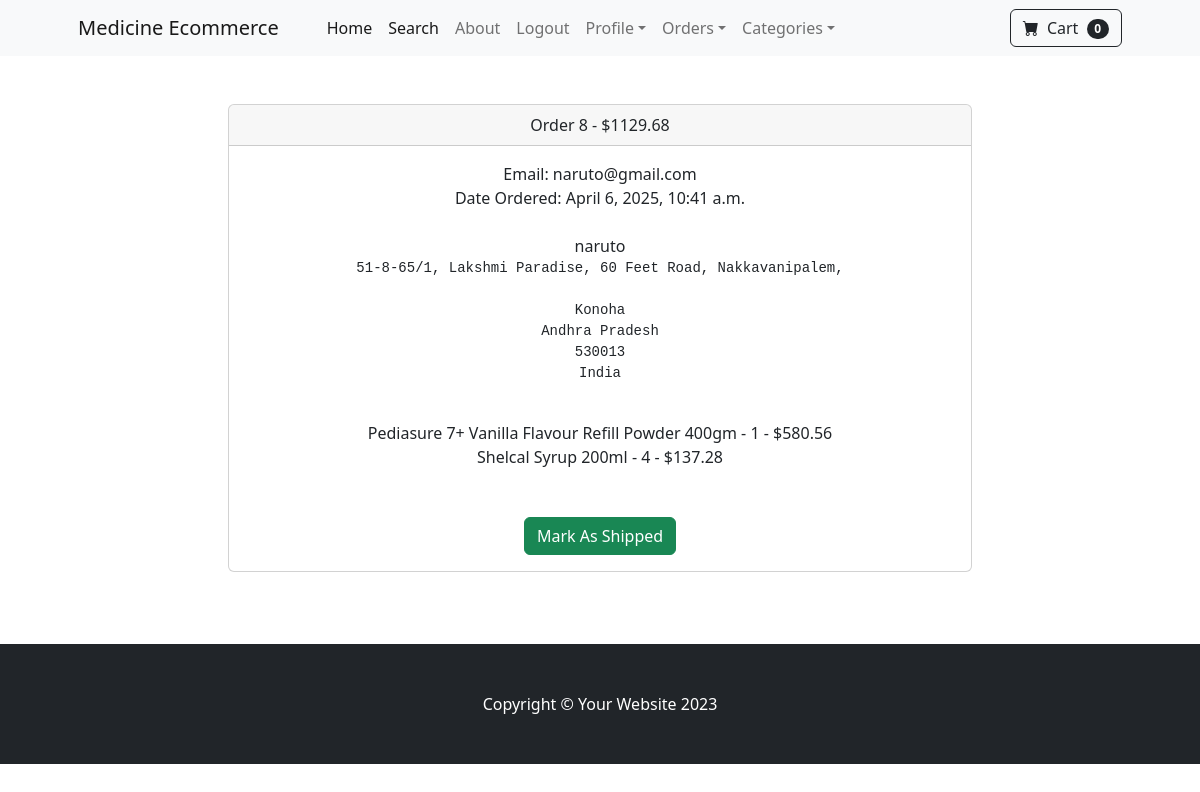
The app's page /payment/orders/8 (signed in) with its own data.
### payment/models.py (models this page shows, shortened)
class Order(models.Model):
	user = models.ForeignKey(User, on_delete=models.CASCADE, null=True, blank=True)
	full_name = models.CharField(max_length=250)
	email = models.EmailField(max_length=250)
	shipping_address = models.TextField(max_length=15000)
	amount_paid = models.DecimalField(max_digits=7, decimal_places=2)
	date_ordered = models.DateTimeField(auto_now_add=True)
	shipped = models.BooleanField(default=False)
	date_shipped = models.DateTimeField(blank=True, null=True)

class OrderItem(models.Model):
	order = models.ForeignKey(Order, on_delete=models.CASCADE, null=True)
	product = models.ForeignKey(Product, on_delete=models.CASCADE, null=True)
	user = models.ForeignKey(User, on_delete=models.CASCADE, null=True, blank=True)
	quantity = models.PositiveBigIntegerField(default=1)
	price = models.DecimalField(max_digits=7, decimal_places=2)

### store/models.py (models this page shows)
class Product(models.Model):
    name = models.CharField(max_length=100)
    price = models.DecimalField(max_digits=10, decimal_places=2,default=0.00)
    category = models.ForeignKey(Category, on_delete=models.CASCADE, default=1)
    description = models.TextField(max_length=250,default="",blank=True,null=True)
    image = models.ImageField(upload_to='uploads/products/', blank=True, null=True)
    is_sale = models.BooleanField(default=False)
    sale_price = models.DecimalField(max_digits=10, decimal_places=2, default=0.00)
    def __str__(self):
        return self.name

### payment/views.py (the view, shortened to what this page needs)
# urls.py: path('orders/<int:pk>', views.orders, name='orders'),
def orders(request, pk):
	if request.user.is_authenticated and request.user.is_superuser:
		order = Order.objects.get(id=pk)
		items = OrderItem.objects.filter(order=pk)
		return render(request, 'orders.html', {"order":order, "items":items})
	else:
		messages.success(request, "Access Denied")
		return redirect('home')

### cart/cart.py (called while the page is built)
    def __len__(self):
        return len(self.cart)

### cart/context_processors.py (called while the page is built)
def cart(request):
    return {'cart': Cart(request)}

### payment/templates/orders.html (shortened to what this page needs)
{% extends 'base.html' %}
{% block content %}
        <div class="container">
        	<div class="row">
        		<center>
        			<div class="col-8">
        				<br/><br/>
<div class="card">
  <div class="card-header">
    Order {{ order.id}} - ${{order.amount_paid}}
  </div>
  <div class="card-body">
    Email: {{ order.email}}<br/>
    {% if order.date_shipped %}
      Date Shipped: {{ order.date_shipped}}
    {% else %}
     Date Ordered: {{ order.date_ordered}}
    {% endif %}
    <br/><br/>
    {{ order.full_name }}<br/>
    <pre>{{ order.shipping_address }}
    </pre>
    {% for item in items %}
      {{ item.product }} - {{ item.quantity }} - ${{ item.price }}<br/>
    {% endfor %}
    <br/><br/>
    {% if not order.shipped %}
    <form method="POST">
      <button type="Submit" class="btn btn-success">Mark As Shipped</button>
    {% else %}
    <form method="POST">
      {% csrf_token %}
      <input type="hidden" name="shipping_status" value="false">
      <button type="Submit" class="btn btn-danger">Mark As Not Shipped</button>
    </from>
    {% endif %}
  </div>
</div>
<br/>
<br/><br/>
        			</div>
        		</center>
        	</div>
        </div>
{% endblock %}

### records on screen
Order: id "8", amount_paid "1129.68", email "naruto@gmail.com", date_ordered "April 6, 2025, 10:41 a.m.", full_name "naruto", shipping_address "51-8-65/1, Lakshmi Paradise, 60 Feet Road, Nakkavanipalem, Konoha Andhra Pradesh 530013 India"
OrderItem: product "Pediasure 7+ Vanilla Flavour Refill Powder 400gm", quantity "1", price "580.56"
OrderItem: product "Shelcal Syrup 200ml", quantity "4", price "137.28"

### other values on screen
{{ cart|length }} "0"
